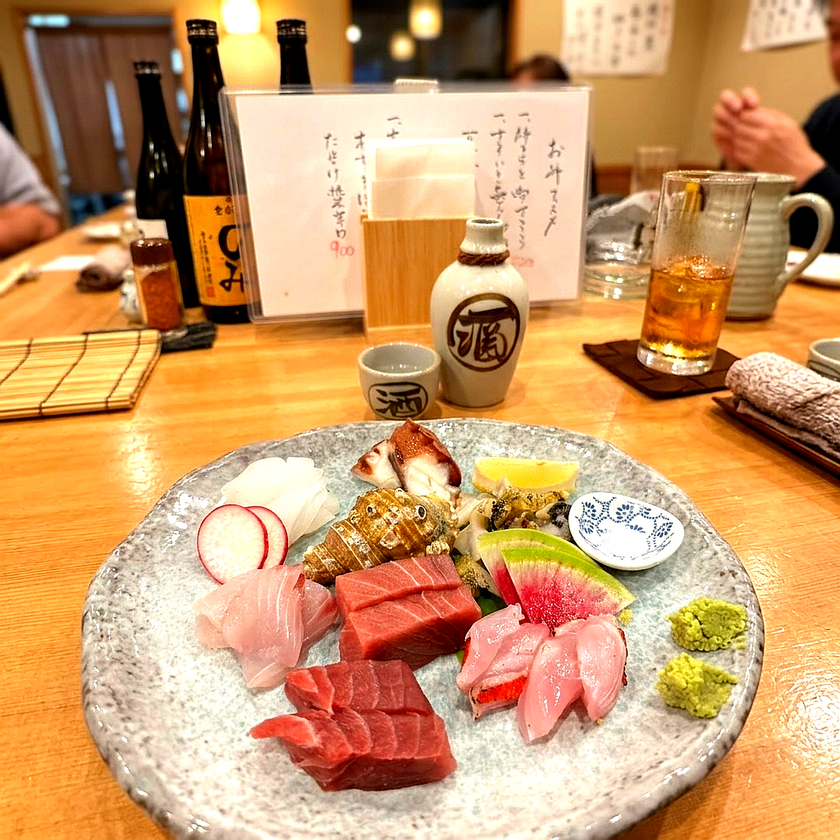
#> input picture 01_プロジェクト/粕谷案件/事業プラス_森様/02_サイト制作/assets/images/hero_sashimi_landscape.png, 840 x 840 px, shrunk from 1024 x 1024 before the run
$ python enhance.py
#> lines starting #> are read from the running program, lines starting #| are printed output that depends on the picture
from PIL import Image, ImageEnhance
import sys

try:
    img_path = 'assets/images/hero_sashimi_landscape.png'
    img = Image.open(img_path).convert('RGB')
#> img is the input picture: PIL image 840x840 RGB; mean R, G, B 204.8, 154.9, 104.4

    # 1. シャープネスを限界近くまで引き上げる（表面の照り、ツヤ、エッジの透明感を最大化）
    enhancer = ImageEnhance.Sharpness(img)
    img = enhancer.enhance(2.5)

    # 2. 明るさをさらに強めて、光が奥まで透き通るような白飛びギリギリを狙う
    enhancer = ImageEnhance.Brightness(img)
    img = enhancer.enhance(1.18)
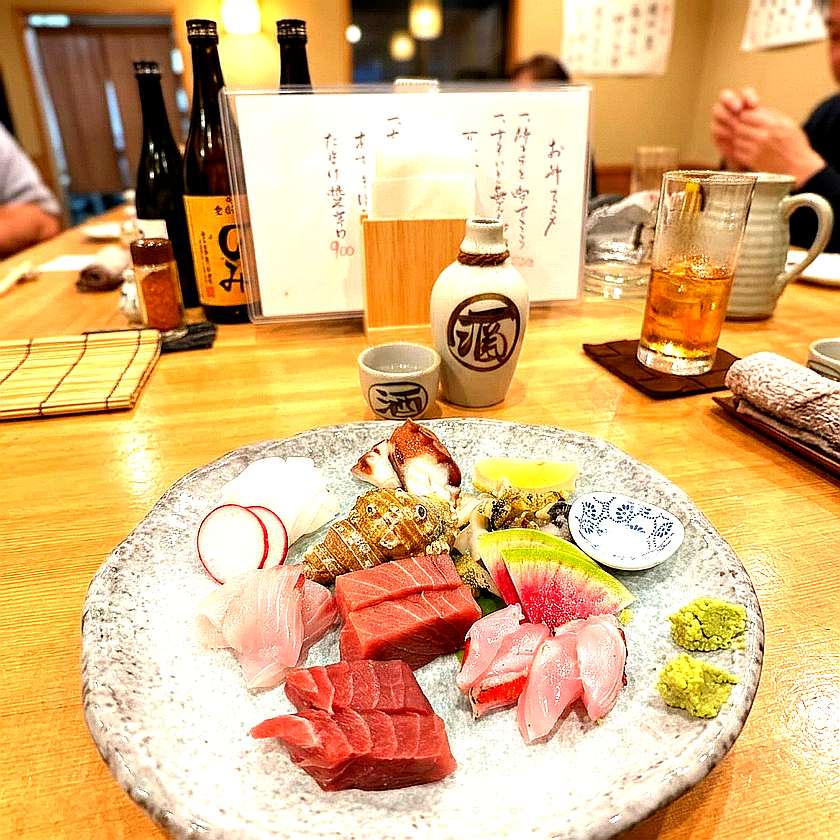
#> img: PIL image 840x840 RGB; mean R, G, B 217.7, 175.6, 120.4

    # 3. コントラストを一段上げて、ガラスのようなメリハリ（暗い部分と光の反射）を強化
    enhancer = ImageEnhance.Contrast(img)
    img = enhancer.enhance(1.15)
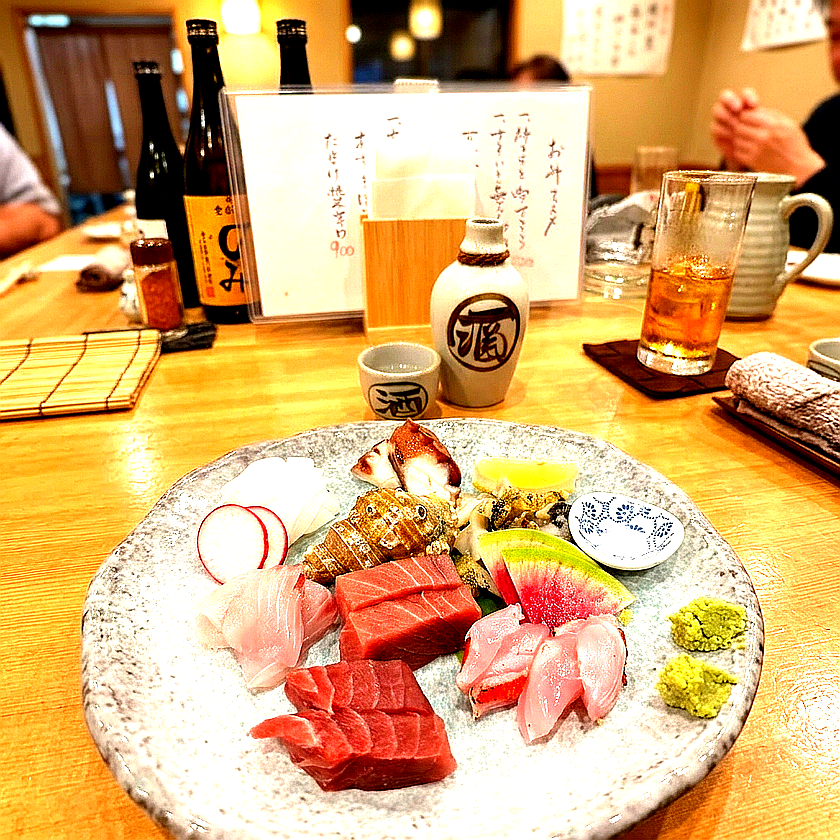
#> img: PIL image 840x840 RGB; mean R, G, B 216.8, 172.8, 113.2

    # 4. 彩度を少しだけ補って血色をよくする
    enhancer = ImageEnhance.Color(img)
    img = enhancer.enhance(1.15)
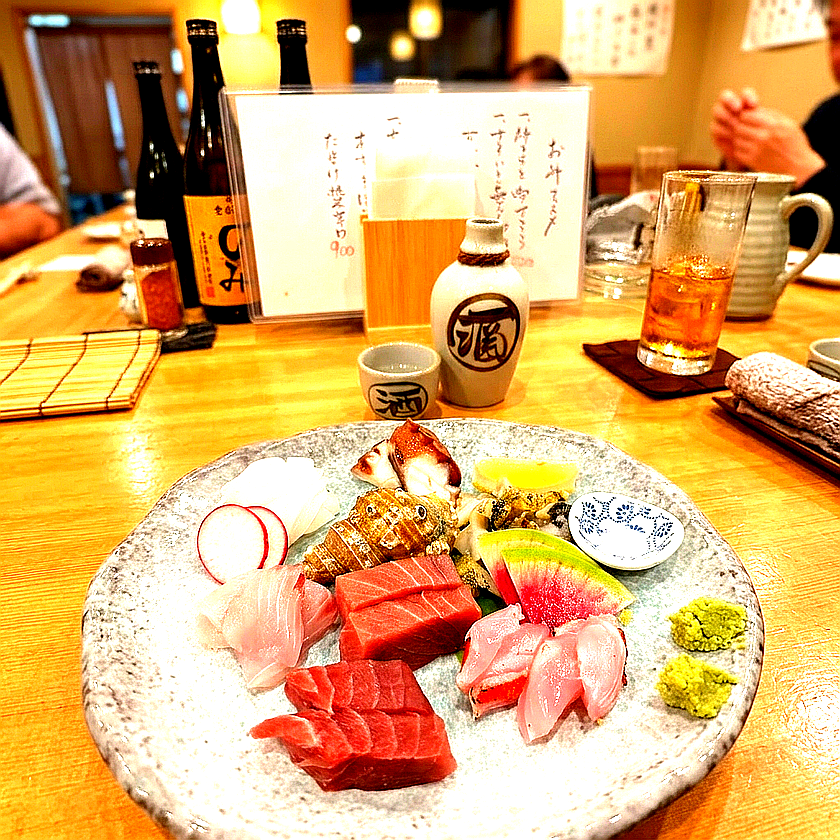
#> img: PIL image 840x840 RGB; mean R, G, B 219.1, 171.5, 104.8

    img.save(img_path)
    print("Super Glassy enhancement applied successfully!")
except Exception as e:
    print(f"Error: {e}")
    sys.exit(1)

$ run again, with 01_プロジェクト/粕谷案件/事業プラス_森様/02_サイト制作/assets/images/bento_service.png copied over 01_プロジェクト/粕谷案件/事業プラス_森様/02_サイト制作/assets/images/hero_sashimi_landscape.png
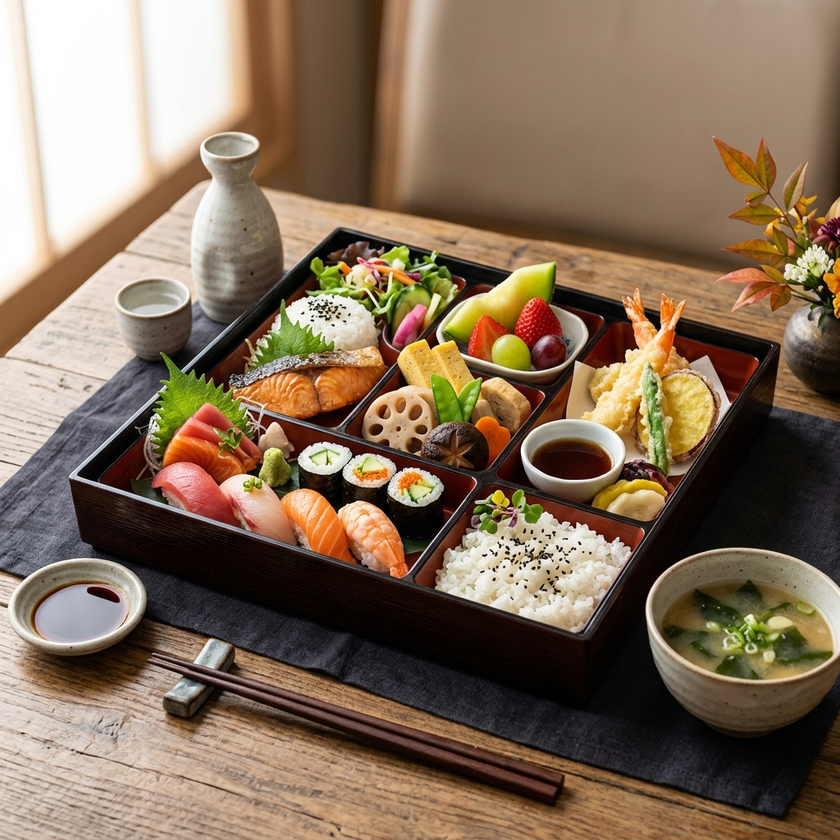
#> input picture 01_プロジェクト/粕谷案件/事業プラス_森様/02_サイト制作/assets/images/bento_service.png, 840 x 840 px, shrunk from 1024 x 1024 before the run
#> img is the input picture: PIL image 840x840 RGB; mean R, G, B 131.7, 110.4, 89.4
#> `img = enhancer.enhance(1.18)`:
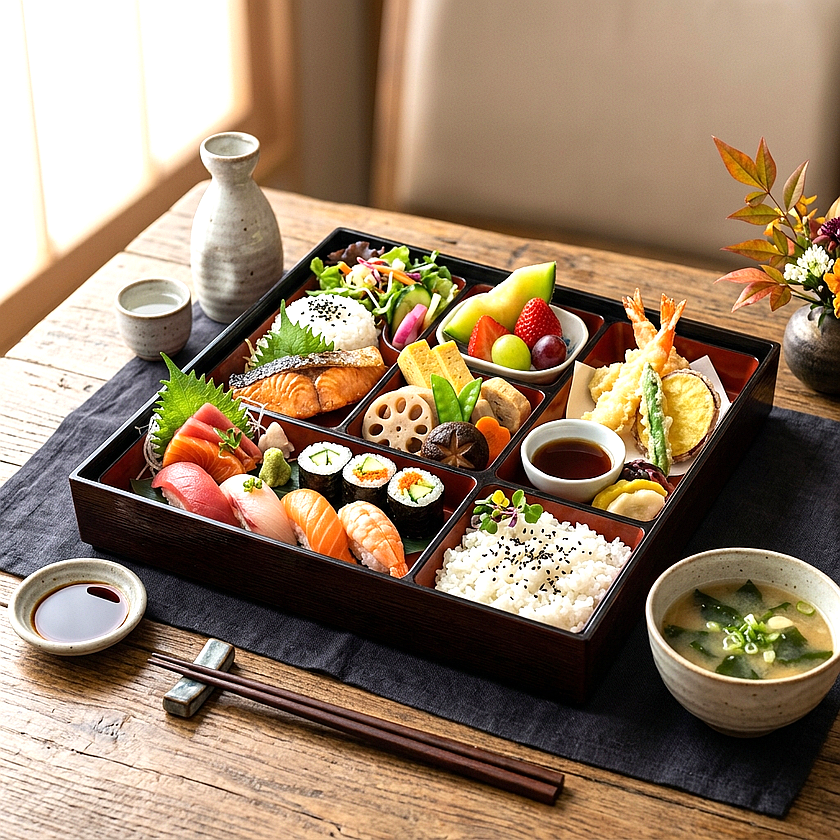
#> img: PIL image 840x840 RGB; mean R, G, B 149.5, 126.3, 102.5
#> `img = enhancer.enhance(1.15)`:
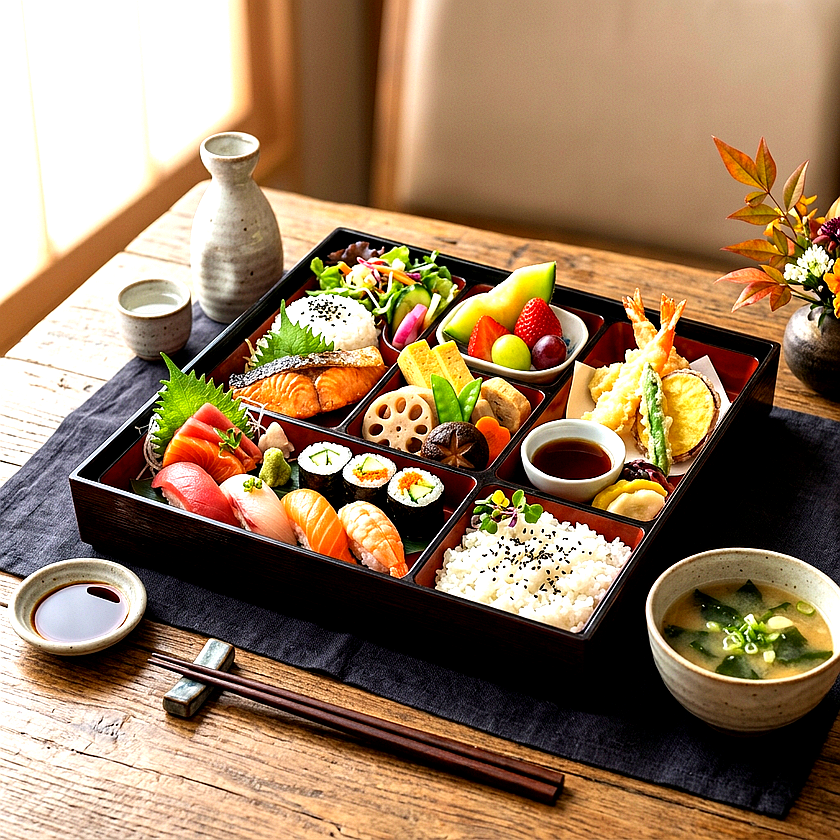
#> img: PIL image 840x840 RGB; mean R, G, B 151.5, 123.8, 95.1

$ run again, with 01_プロジェクト/粕谷案件/事業プラス_森様/02_サイト制作/assets/images/chef_market.png copied over 01_プロジェクト/粕谷案件/事業プラス_森様/02_サイト制作/assets/images/hero_sashimi_landscape.png
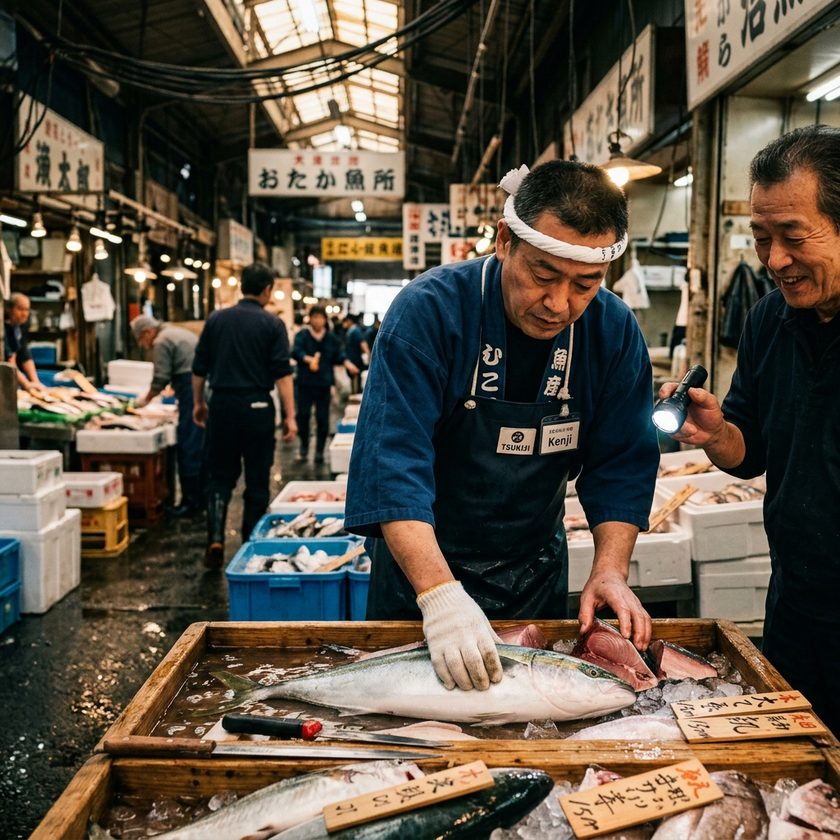
#> input picture 01_プロジェクト/粕谷案件/事業プラス_森様/02_サイト制作/assets/images/chef_market.png, 840 x 840 px, shrunk from 1024 x 1024 before the run
#> img is the input picture: PIL image 840x840 RGB; mean R, G, B 92.9, 82.9, 68.7
#> `img = enhancer.enhance(1.18)`:
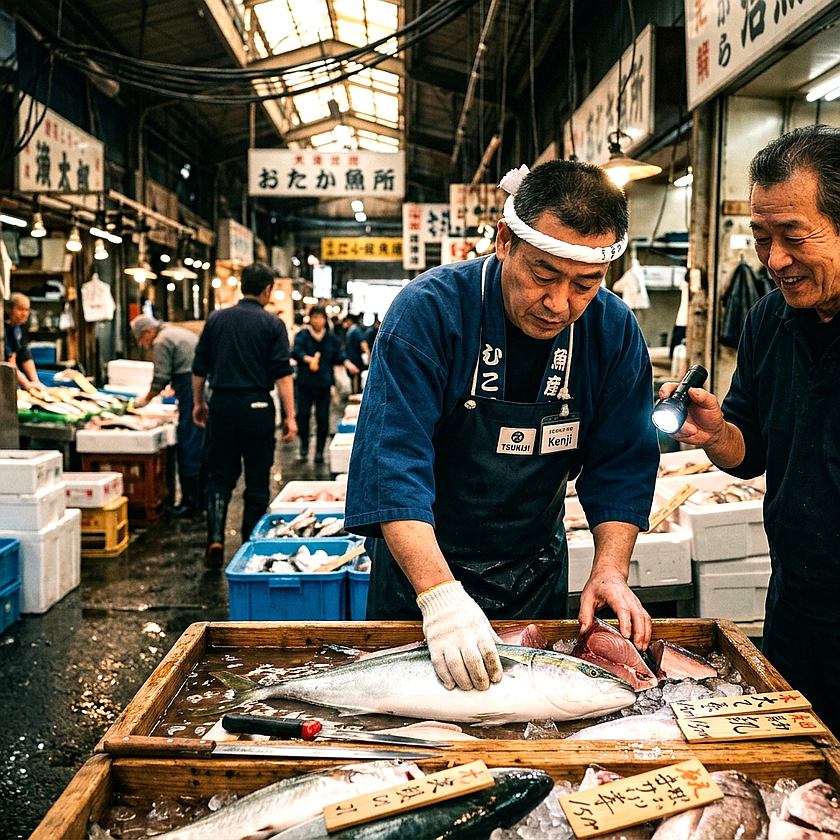
#> img: PIL image 840x840 RGB; mean R, G, B 106.2, 96.1, 80
#> `img = enhancer.enhance(1.15)`:
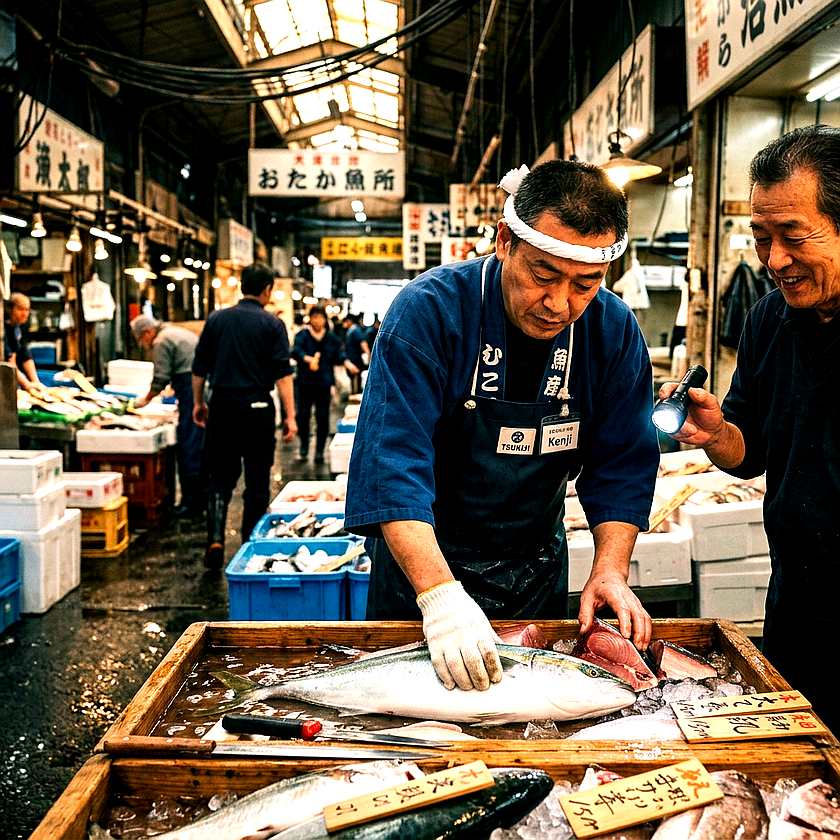
#> img: PIL image 840x840 RGB; mean R, G, B 108, 94.4, 75.1

$ run again, with 01_プロジェクト/粕谷案件/事業プラス_森様/02_サイト制作/assets/images/concept_interior.png copied over 01_プロジェクト/粕谷案件/事業プラス_森様/02_サイト制作/assets/images/hero_sashimi_landscape.png
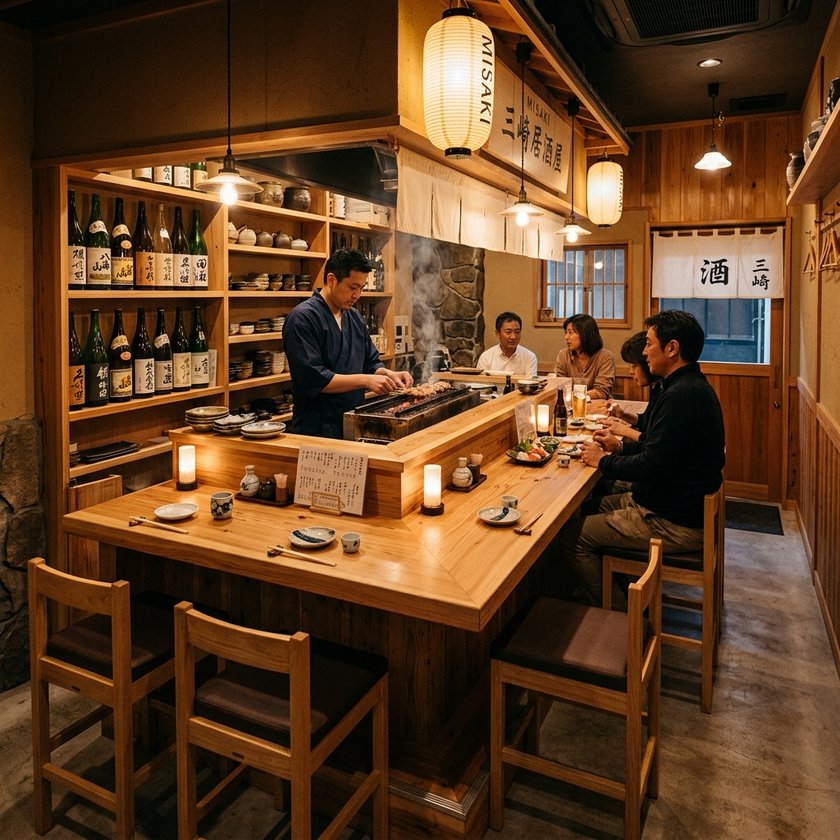
#> input picture 01_プロジェクト/粕谷案件/事業プラス_森様/02_サイト制作/assets/images/concept_interior.png, 840 x 840 px, shrunk from 1024 x 1024 before the run
#> img is the input picture: PIL image 840x840 RGB; mean R, G, B 96.5, 62.8, 34.6
#> `img = enhancer.enhance(1.18)`:
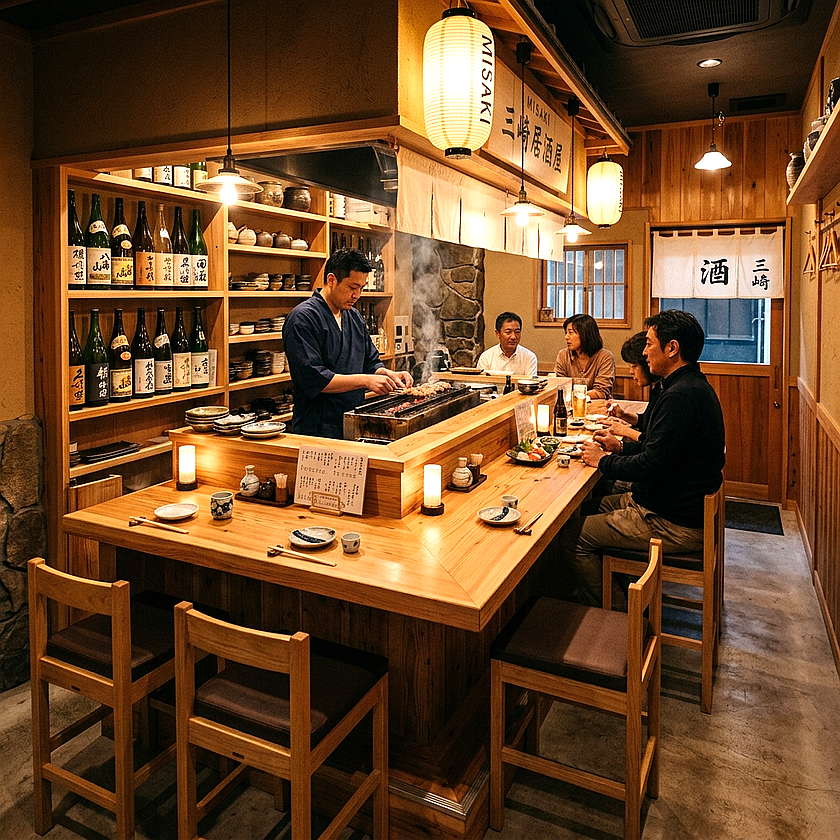
#> img: PIL image 840x840 RGB; mean R, G, B 110, 73.2, 40.9
#> `img = enhancer.enhance(1.15)`:
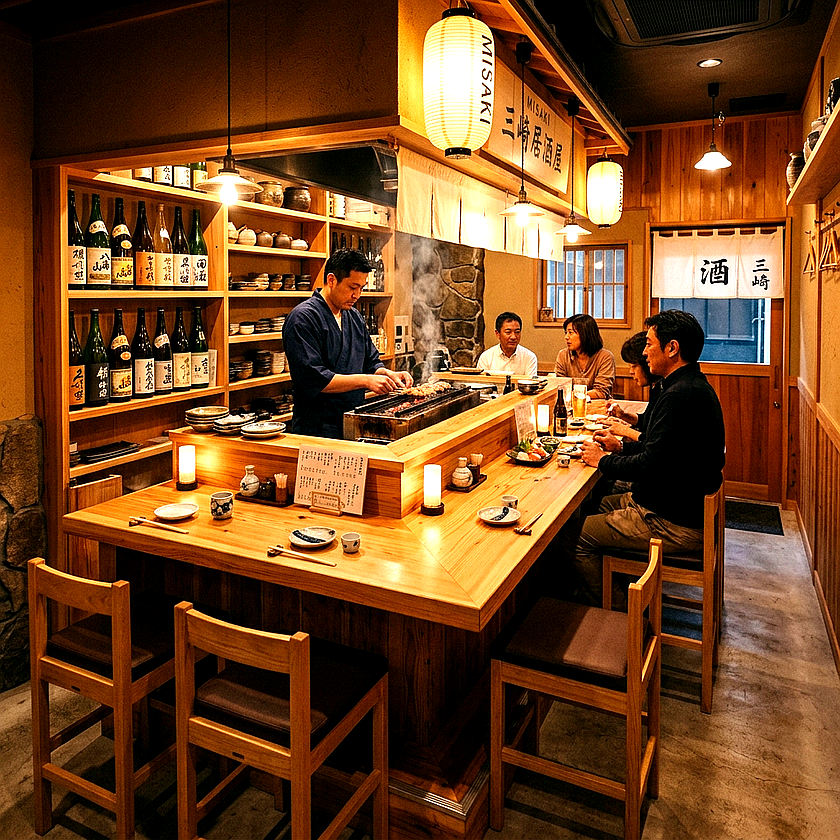
#> img: PIL image 840x840 RGB; mean R, G, B 115, 70.2, 33.3
